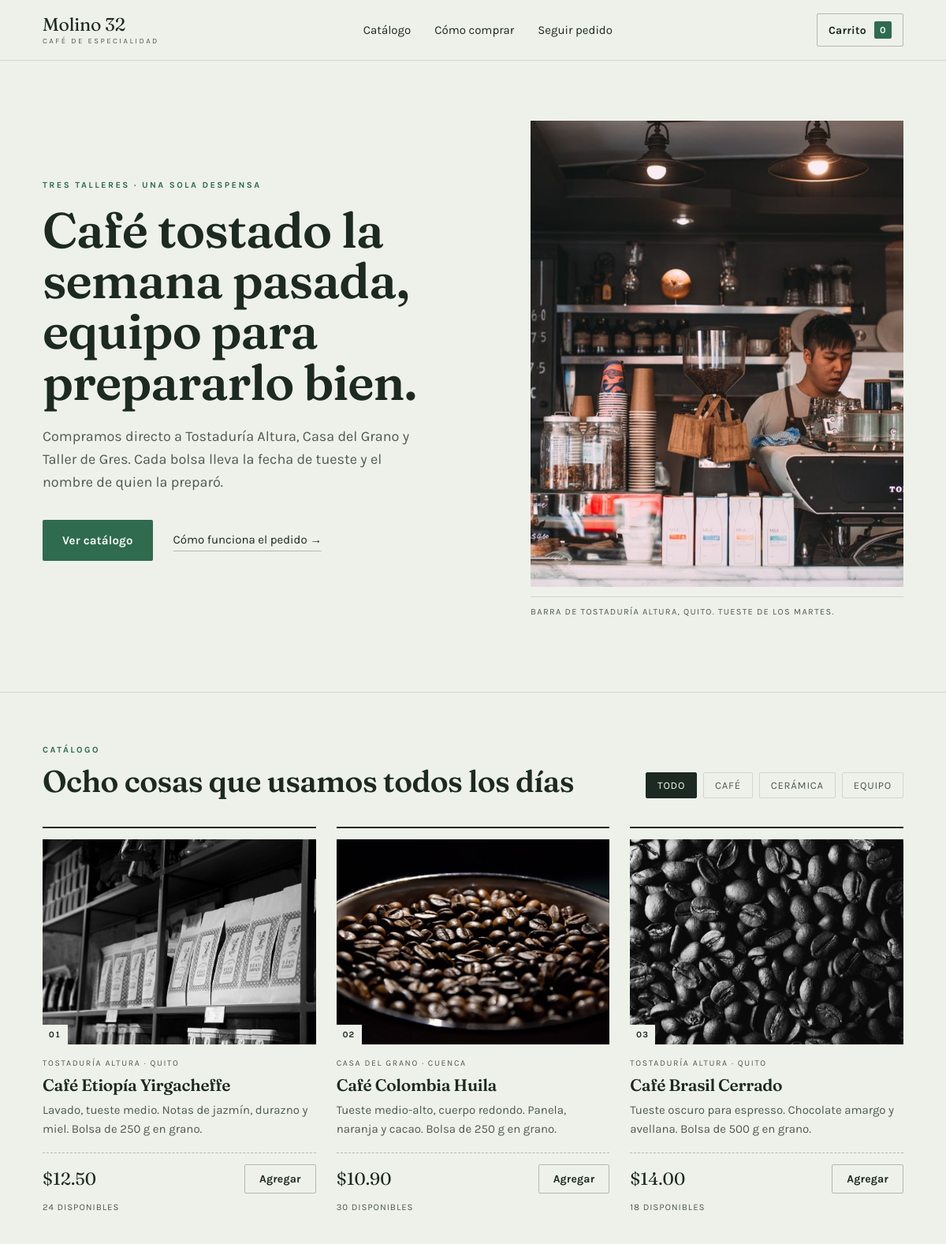
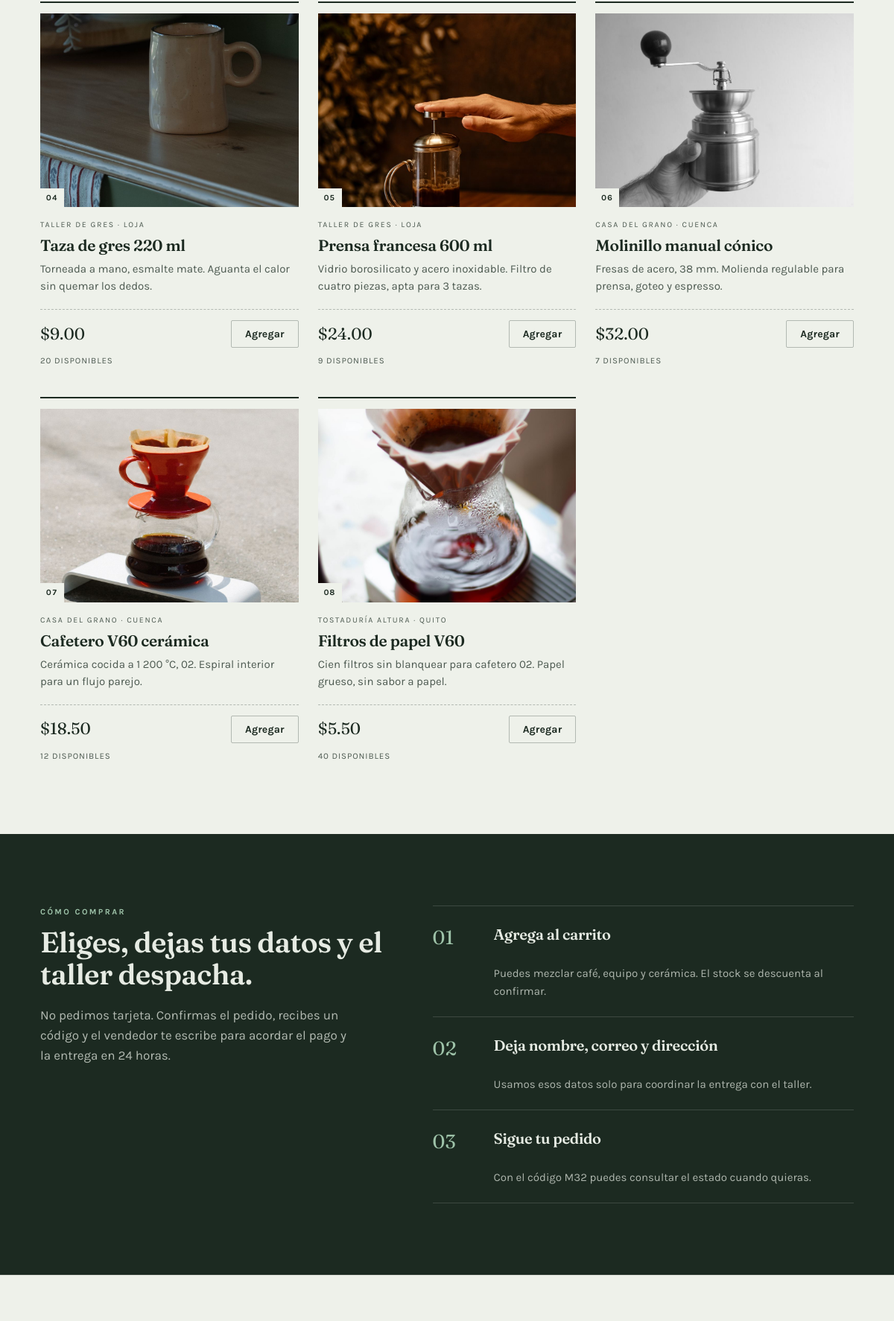
The page / (upper part) on the database its author committed (2 pictures, top to bottom).
### tables this page shows
CREATE TABLE IF NOT EXISTS productos (
  id           INT UNSIGNED AUTO_INCREMENT PRIMARY KEY,
  nombre       VARCHAR(120)  NOT NULL,
  descripcion  VARCHAR(400)  NOT NULL,
  precio       DECIMAL(10,2) NOT NULL,
  categoria    VARCHAR(40)   NOT NULL,
  imagen       VARCHAR(160)  NOT NULL,
  stock        INT UNSIGNED  NOT NULL DEFAULT 0,
  id_vendedor  INT UNSIGNED  NOT NULL,
  CONSTRAINT fk_productos_vendedor
    FOREIGN KEY (id_vendedor) REFERENCES vendedores(id)
    ON UPDATE CASCADE ON DELETE RESTRICT
);

CREATE TABLE IF NOT EXISTS vendedores (
  id        INT UNSIGNED AUTO_INCREMENT PRIMARY KEY,
  nombre    VARCHAR(120) NOT NULL,
  email     VARCHAR(150) NOT NULL UNIQUE,
  telefono  VARCHAR(30)  NOT NULL,
  ciudad    VARCHAR(80)  NOT NULL,
  creado_en TIMESTAMP    NOT NULL DEFAULT CURRENT_TIMESTAMP
);

### includes/funciones.php (called while the page is built, shortened)
<?php
function e(?string $texto): string
{
    return htmlspecialchars((string) $texto, ENT_QUOTES, 'UTF-8');
}
function precio(float $valor): string
{
    return '$' . number_format($valor, 2, '.', ',');
}
function nombre_categoria(string $categoria): string
{
    $etiquetas = [
        'cafe'     => 'Café',
        'equipo'   => 'Equipo',
        'ceramica' => 'Cerámica',
    ];
    return $etiquetas[$categoria] ?? ucfirst($categoria);
}

### index.php (the view, shortened to what this page needs)
<?php
require __DIR__ . '/includes/funciones.php';
try {
    $pdo = conexion();
    $productos = $pdo->query(
        'SELECT p.id, p.nombre, p.descripcion, p.precio, p.categoria, p.imagen, p.stock,
                v.nombre AS vendedor, v.ciudad
           FROM productos p
           INNER JOIN vendedores v ON v.id = p.id_vendedor
          ORDER BY p.categoria, p.id'
    )->fetchAll();
} catch (Throwable $ex) {
    $productos = [];
    $errorConexion = 'No se pudo conectar con la base de datos. Revisa config/db.php.';
}
$categorias = [];
foreach ($productos as $producto) {
    $categorias[$producto['categoria']] = nombre_categoria($producto['categoria']);
}
require __DIR__ . '/includes/header.php';
?>
<main>
  <section class="portada">
    <div class="contenedor portada__fila">
      <div class="portada__texto">
        <p class="rotulo">Tres talleres · una sola despensa</p>
        <h1 class="portada__titulo">Café tostado la semana pasada, equipo para prepararlo bien.</h1>
        <p class="portada__entrada">
          Compramos directo a Tostaduría Altura, Casa del Grano y Taller de Gres.
          Cada bolsa lleva la fecha de tueste y el nombre de quien la preparó.
        </p>
        <div class="portada__acciones">
          <a class="boton boton--lleno" href="#catalogo">Ver catálogo</a>
          <a class="enlace-flecha" href="#como-comprar">Cómo funciona el pedido</a>
        </div>
      </div>
      <figure class="portada__figura">
        <img src="img/hero.jpg" alt="Barra de café con máquina de espresso y vitrina de repostería" width="1100" height="1650">
        <figcaption>Barra de Tostaduría Altura, Quito. Tueste de los martes.</figcaption>
      </figure>
    </div>
  </section>
  <section class="catalogo" id="catalogo">
    <div class="contenedor">
      <div class="catalogo__cabeza">
        <div>
          <p class="rotulo">Catálogo</p>
          <h2 class="titulo-seccion">Ocho cosas que usamos todos los días</h2>
        </div>
        <div class="filtros" role="group" aria-label="Filtrar por categoría">
          <button class="filtro is-activo" type="button" data-filtro="todos">Todo</button>
          <?php foreach ($categorias as $clave => $etiqueta): ?>
            <button class="filtro" type="button" data-filtro="<?= e($clave) ?>"><?= e($etiqueta) ?></button>
          <?php endforeach; ?>
        </div>
      </div>
      <ul class="grilla" data-grilla>
        <?php foreach ($productos as $i => $producto): ?>
          <li class="tarjeta" data-categoria="<?= e($producto['categoria']) ?>">
            <figure class="tarjeta__figura">
              <img src="img/<?= e($producto['imagen']) ?>" alt="<?= e($producto['nombre']) ?>" loading="lazy" width="600" height="450">
              <span class="tarjeta__numero"><?= str_pad((string) ($i + 1), 2, '0', STR_PAD_LEFT) ?></span>
            </figure>
            <div class="tarjeta__cuerpo">
              <p class="tarjeta__vendedor"><?= e($producto['vendedor']) ?> · <?= e($producto['ciudad']) ?></p>
              <h3 class="tarjeta__nombre"><?= e($producto['nombre']) ?></h3>
              <p class="tarjeta__descripcion"><?= e($producto['descripcion']) ?></p>
              <div class="tarjeta__pie">
                <span class="tarjeta__precio"><?= precio((float) $producto['precio']) ?></span>
                <button
                  class="boton boton--linea"
                  type="button"
                  data-agregar
                  data-id="<?= (int) $producto['id'] ?>"
                  data-nombre="<?= e($producto['nombre']) ?>"
                  data-precio="<?= (float) $producto['precio'] ?>"
                  data-imagen="img/<?= e($producto['imagen']) ?>"
                  <?= $producto['stock'] < 1 ? 'disabled' : '' ?>
                ><?= $producto['stock'] < 1 ? 'Agotado' : 'Agregar' ?></button>
              </div>
              <p class="tarjeta__stock"><?= (int) $producto['stock'] ?> disponibles</p>
            </div>
          </li>
        <?php endforeach; ?>
      </ul>
    </div>
  </section>
  <section class="como" id="como-comprar">
    <div class="contenedor como__fila">
      <div class="como__intro">
        <p class="rotulo">Cómo comprar</p>
        <h2 class="titulo-seccion">Eliges, dejas tus datos y el taller despacha.</h2>
        <p class="como__texto">
          No pedimos tarjeta. Confirmas el pedido, recibes un código y el vendedor
          te escribe para acordar el pago y la entrega en 24 horas.
        </p>
      </div>
      <ol class="pasos">
        <li class="paso">
          <span class="paso__numero">01</span>
          <h3>Agrega al carrito</h3>
          <p>Puedes mezclar café, equipo y cerámica. El stock se descuenta al confirmar.</p>
        </li>
        <li class="paso">
          <span class="paso__numero">02</span>
          <h3>Deja nombre, correo y dirección</h3>
          <p>Usamos esos datos solo para coordinar la entrega con el taller.</p>
        </li>
        <li class="paso">
          <span class="paso__numero">03</span>
          <h3>Sigue tu pedido</h3>
          <p>Con el código M32 puedes consultar el estado cuando quieras.</p>
        </li>
      </ol>
    </div>
  </section>
</main>
<?php require __DIR__ . '/includes/footer.php'; ?>

### includes/header.php (shortened to what this page needs)
<!DOCTYPE html>
<html lang="es">
<head>
  <link rel="stylesheet" href="assets/css/estilos.css">
</head>
<body>
<header class="cabecera">
  <div class="contenedor cabecera__fila">
    <a class="marca" href="index.php">
      <span class="marca__nombre">Molino&nbsp;32</span>
      <span class="marca__bajada">café de especialidad</span>
    </a>
    <nav class="nav" aria-label="Navegación principal">
      <a href="index.php#catalogo">Catálogo</a>
      <a href="index.php#como-comprar">Cómo comprar</a>
      <a href="seguimiento.php">Seguir pedido</a>
    </nav>
    <button class="carrito-boton" type="button" data-abrir-carrito>
      Carrito
      <span class="carrito-boton__cuenta" data-cuenta-carrito>0</span>
    </button>
  </div>
</header>

### includes/footer.php (shortened to what this page needs)
<footer class="pie" id="pie">
</footer>
</body>
</html>

### rows shown on the page
productos: imagen (picture), i "01", id_vendedor.nombre "TOSTADURÍA ALTURA", id_vendedor.ciudad "QUITO", nombre "Café Etiopía Yirgacheffe", descripcion "Lavado, tueste medio. Notas de jazmín, durazno y miel. Bolsa de 250 g en grano.", precio "$12.50", shows "Agregar", stock "24"
productos: imagen (picture), i "02", id_vendedor.nombre "CASA DEL GRANO", id_vendedor.ciudad "CUENCA", nombre "Café Colombia Huila", descripcion "Tueste medio-alto, cuerpo redondo. Panela, naranja y cacao. Bolsa de 250 g en grano.", precio "$10.90", shows "Agregar", stock "30"
productos: imagen (picture), i "03", id_vendedor.nombre "TOSTADURÍA ALTURA", id_vendedor.ciudad "QUITO", nombre "Café Brasil Cerrado", descripcion "Tueste oscuro para espresso. Chocolate amargo y avellana. Bolsa de 500 g en grano.", precio "$14.00", shows "Agregar", stock "18"
productos: imagen (picture), i "04", id_vendedor.nombre "TALLER DE GRES", id_vendedor.ciudad "LOJA", nombre "Taza de gres 220 ml", descripcion "Torneada a mano, esmalte mate. Aguanta el calor sin quemar los dedos.", precio "$9.00", shows "Agregar", stock "20"
productos: imagen (picture), i "05", id_vendedor.nombre "TALLER DE GRES", id_vendedor.ciudad "LOJA", nombre "Prensa francesa 600 ml", descripcion "Vidrio borosilicato y acero inoxidable. Filtro de cuatro piezas, apta para 3 tazas.", precio "$24.00", shows "Agregar", stock "9"
productos: imagen (picture), i "06", id_vendedor.nombre "CASA DEL GRANO", id_vendedor.ciudad "CUENCA", nombre "Molinillo manual cónico", descripcion "Fresas de acero, 38 mm. Molienda regulable para prensa, goteo y espresso.", precio "$32.00", shows "Agregar", stock "7"
productos: imagen (picture), i "07", id_vendedor.nombre "CASA DEL GRANO", id_vendedor.ciudad "CUENCA", nombre "Cafetero V60 cerámica", descripcion "Cerámica cocida a 1 200 °C, 02. Espiral interior para un flujo parejo.", precio "$18.50", shows "Agregar", stock "12"
productos: imagen (picture), i "08", id_vendedor.nombre "TOSTADURÍA ALTURA", id_vendedor.ciudad "QUITO", nombre "Filtros de papel V60", descripcion "Cien filtros sin blanquear para cafetero 02. Papel grueso, sin sabor a papel.", precio "$5.50", shows "Agregar", stock "40"

### other values the page prints
$etiqueta "CAFÉ"
$etiqueta "CERÁMICA"
$etiqueta "EQUIPO"
